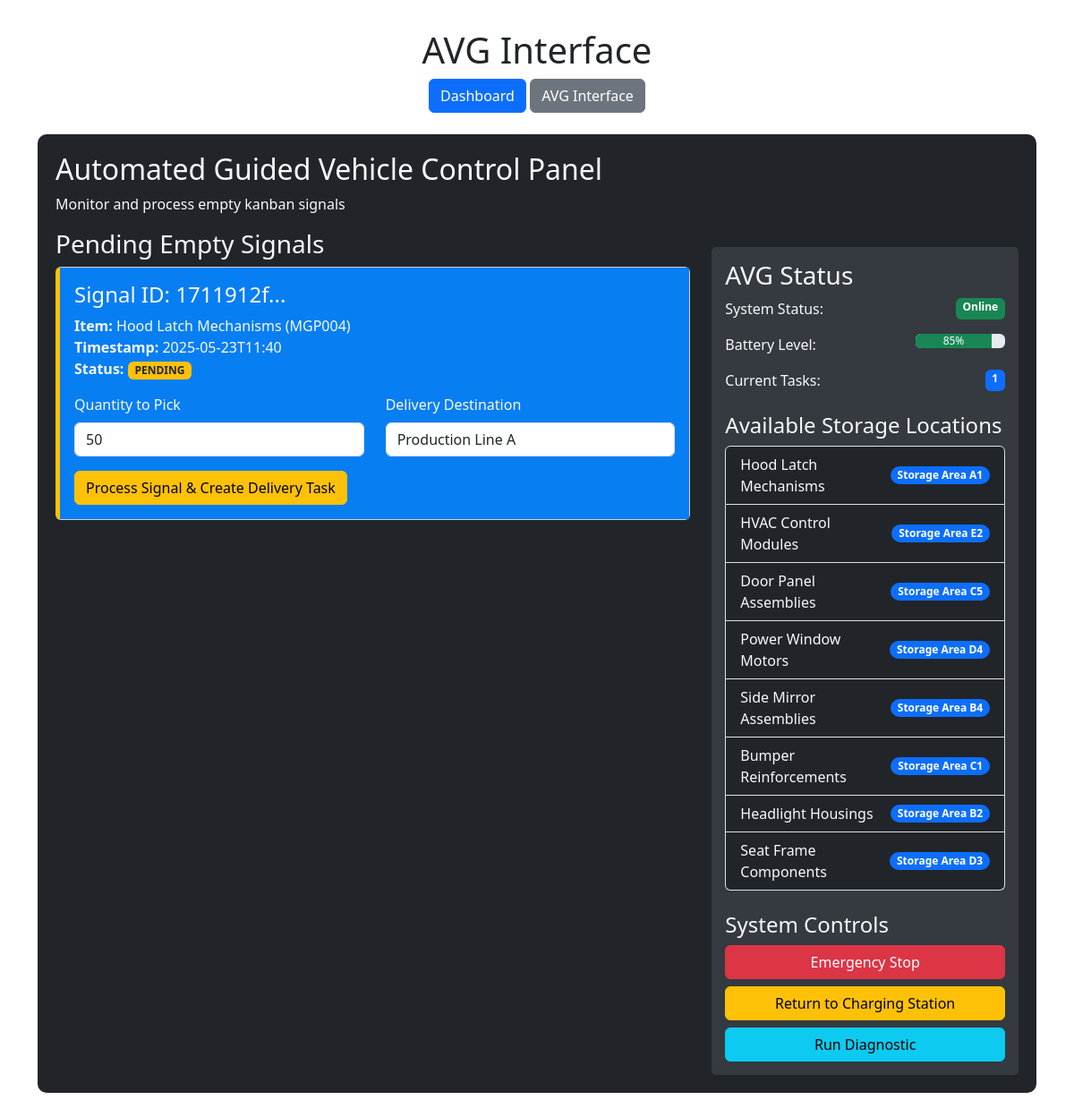
Before: /avg_interface with the older database file.
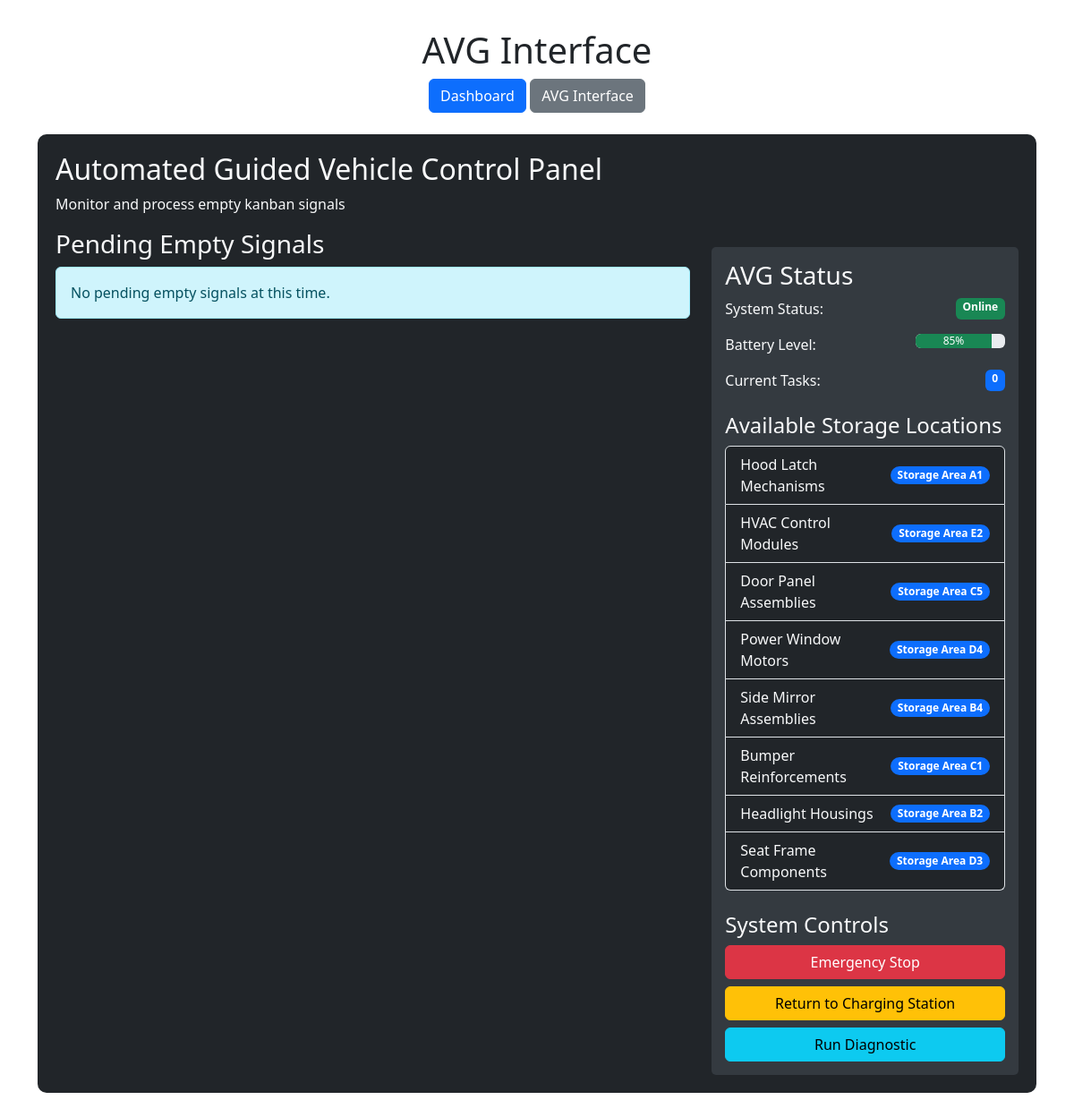
After: the same page with the newer database file.
### tables this page shows
CREATE TABLE empty_signals (
        signal_id TEXT PRIMARY KEY,
        item_id TEXT NOT NULL,
        timestamp TEXT NOT NULL,
        status TEXT NOT NULL,
        priority TEXT NOT NULL,
        production_line TEXT NOT NULL,
        FOREIGN KEY (item_id) REFERENCES inventory (item_id)
    );

CREATE TABLE inventory (
        item_id TEXT PRIMARY KEY,
        item_name TEXT NOT NULL,
        part_number TEXT NOT NULL,
        location TEXT NOT NULL,
        quantity INTEGER NOT NULL,
        min_threshold INTEGER NOT NULL,
        supplier TEXT NOT NULL,
        production_line TEXT NOT NULL
    );

### app.py (the view)
@app.route('/avg_interface')
def avg_interface():
    empty_signals = get_empty_signals()
    inventory = get_inventory()
    production_lines = get_production_lines()
    pending_signals = [signal for signal in empty_signals if signal['status'] == 'PENDING']
    return render_template('avg_interface.html',
                           empty_signals=pending_signals,
                           inventory=inventory,
                           production_lines=production_lines)

### app.py (called while the page is built)
def get_db_connection():
    conn = sqlite3.connect('magna_kanban.db')
    conn.row_factory = sqlite3.Row
    return conn

def get_inventory():
    conn = get_db_connection()
    rows = conn.execute('SELECT * FROM inventory ORDER BY production_line, item_name').fetchall()
    conn.close()
    inventory = []
    for row in rows:
        row = dict(row)
        try:
            row['quantity'] = int(row['quantity'])
            row['min_threshold'] = int(row['min_threshold'])
        except ValueError:
            row['quantity'] = 0
            row['min_threshold'] = 0
        row['is_low_stock'] = row['quantity'] <= row['min_threshold']
        inventory.append(row)
    return inventory

def get_production_lines():
    conn = get_db_connection()
    lines = conn.execute('SELECT DISTINCT production_line FROM inventory ORDER BY production_line').fetchall()
    conn.close()
    return [line['production_line'] for line in lines]

### templates/avg_interface.html (shortened to what the changed rows need)
<!DOCTYPE html>
<html lang="en">
<head>
    <link href="https://cdn.jsdelivr.net/npm/bootstrap@5.3.0-alpha1/dist/css/bootstrap.min.css" rel="stylesheet">
</head>
<body>
    <div class="container">
        <header class="mb-4">
            <h1 class="text-center">AVG Interface</h1>
        </header>
        <div class="row">
            <div class="col-md-12">
                <div class="avg-interface">
                    <h2>Automated Guided Vehicle Control Panel</h2>
                    <div class="row">
                        <div class="col-md-8">
                            <h3>Pending Empty Signals</h3>
                            {% if empty_signals %}
                                {% for signal in empty_signals %}
                                <div class="card signal-card">
                                    <div class="card-body">
                                        <h4 class="card-title">Signal ID: {{ signal.signal_id[:8] }}...</h4>
                                        <p class="card-text">
                                            <strong>Item:</strong> {{ signal.item_name }} ({{ signal.item_id }})<br>
                                            <strong>Timestamp:</strong> {{ signal.timestamp[:16] }}<br>
                                            <strong>Status:</strong> <span class="badge bg-warning text-dark">{{ signal.status }}</span>
                                        </p>
                                        <form action="{{ url_for('process_empty_signal') }}" method="post">
                                            <div class="row mb-3">
                                                <div class="col-md-6">
                                                    <label for="quantity" class="form-label">Quantity to Pick</label>
                                                    <input type="number" class="form-control" id="quantity" name="quantity" value="50" min="1" required>
                                                </div>
                                                <div class="col-md-6">
                                                    <label for="destination" class="form-label">Delivery Destination</label>
                                                    <input type="text" class="form-control" id="destination" name="destination" value="Production Line A" required>
                                                </div>
                                            </div>
                                            <button type="submit" class="btn btn-warning">Process Signal & Create Delivery Task</button>
                                        </form>
                                    </div>
                                </div>
                                {% endfor %}
                            {% else %}
                                <div class="alert alert-info">
                                    No pending empty signals at this time.
                                </div>
                            {% endif %}
                        </div>
                        <div class="col-md-4">
                            <div class="control-panel">
                                <div class="mb-3">
                                    <div class="d-flex justify-content-between">
                                        <span>Current Tasks:</span>
                                        <span class="badge bg-primary">{{ empty_signals|length }}</span>
                                    </div>
                                </div>
                                <ul class="list-group">
                                    {% for item in inventory %}
                                    <li class="list-group-item d-flex justify-content-between align-items-center bg-dark text-light">
                                        {{ item.item_name }}
                                        <span class="badge bg-primary rounded-pill">{{ item.location }}</span>
                                    </li>
                                    {% endfor %}
                                </ul>
                            </div>
                        </div>
                    </div>
                </div>
            </div>
        </div>
    </div>
</body>
</html>

Changed rows visible on the page:
no longer on this page (row edited): empty_signals: signal_id "1711912f", item_name "Hood Latch Mechanisms", item_id "MGP004", timestamp "2025-05-23T11:40", status "PENDING"
Other visible differences:
{{ empty_signals|length }}: "1" → "0"
text now shown: "No pending empty signals at this time."
